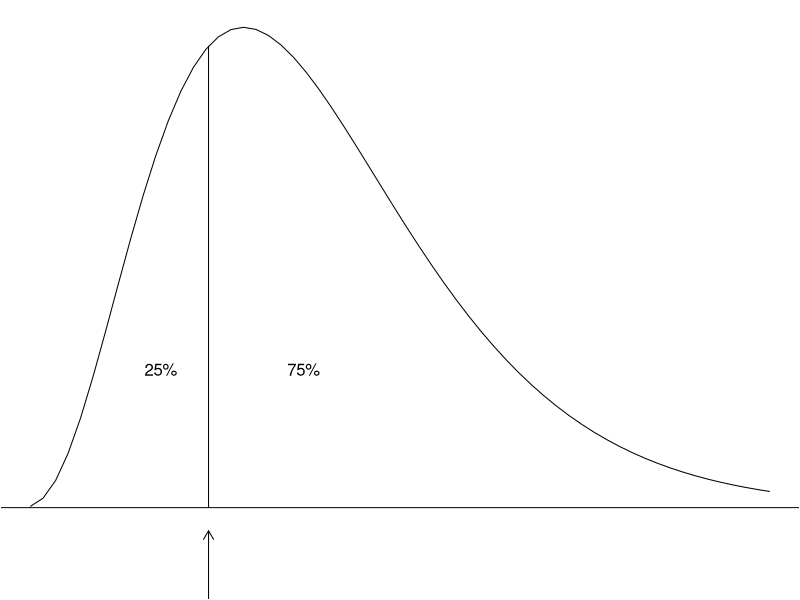
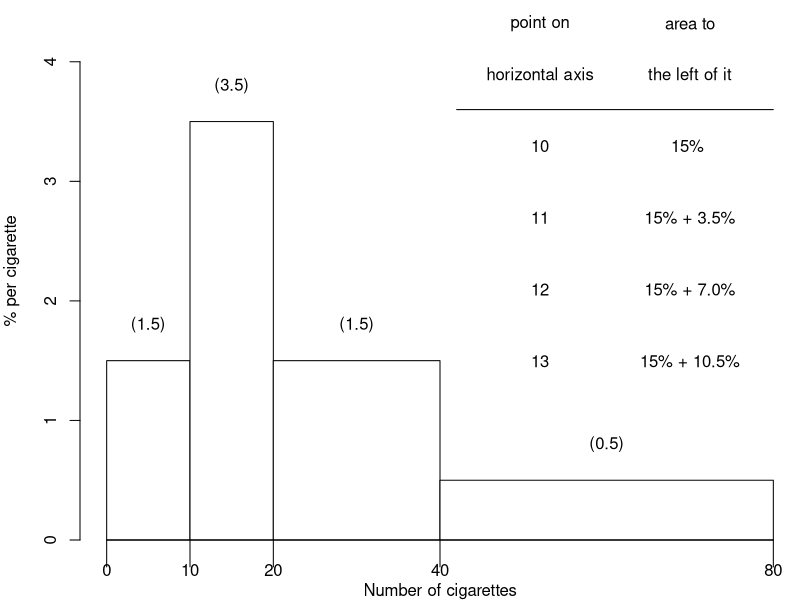
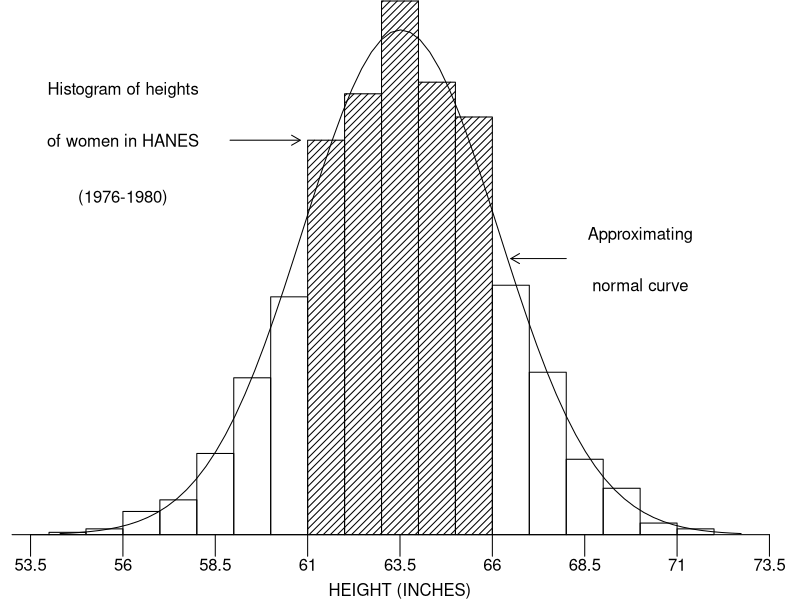
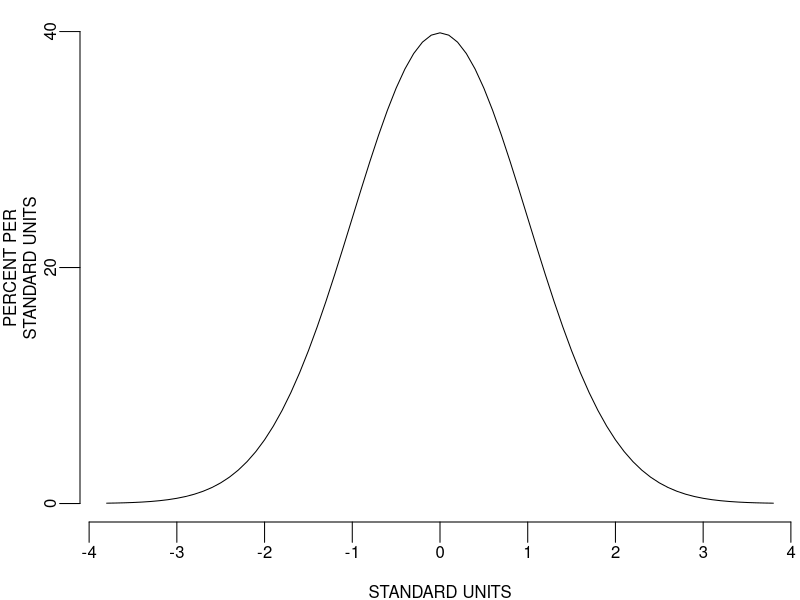
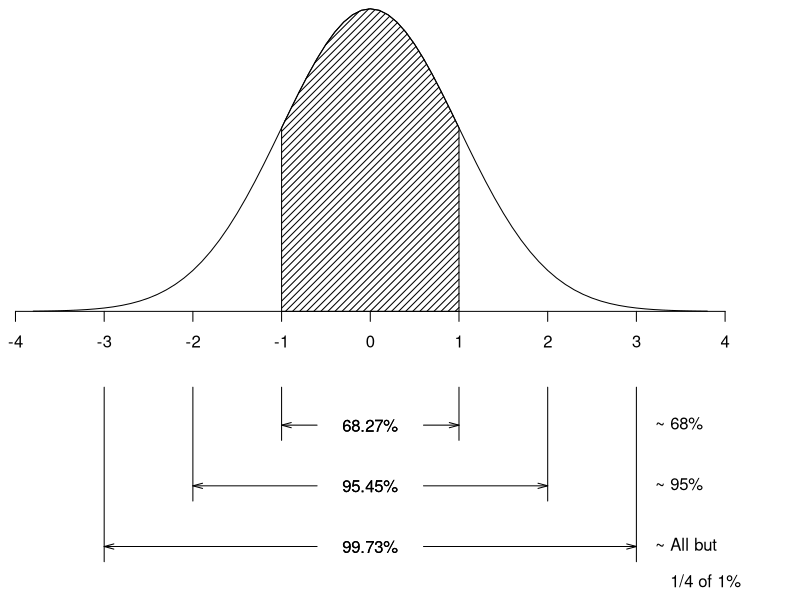
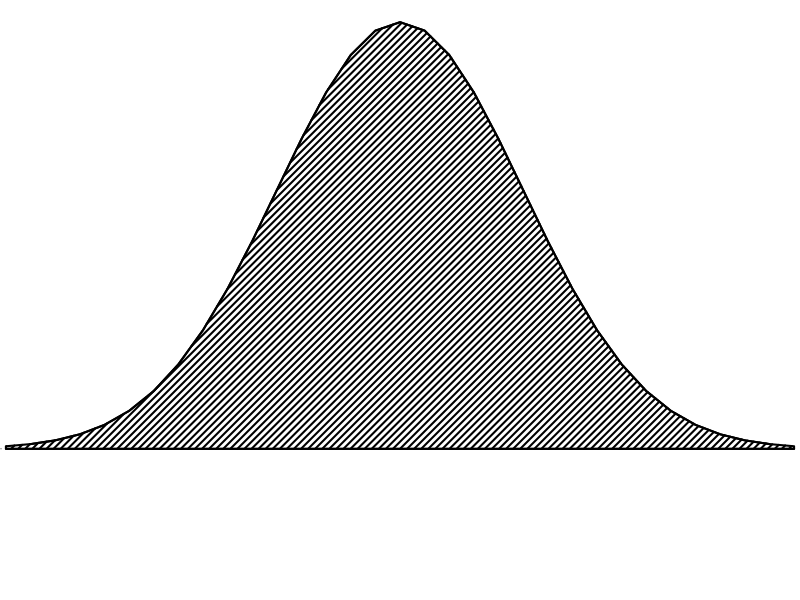
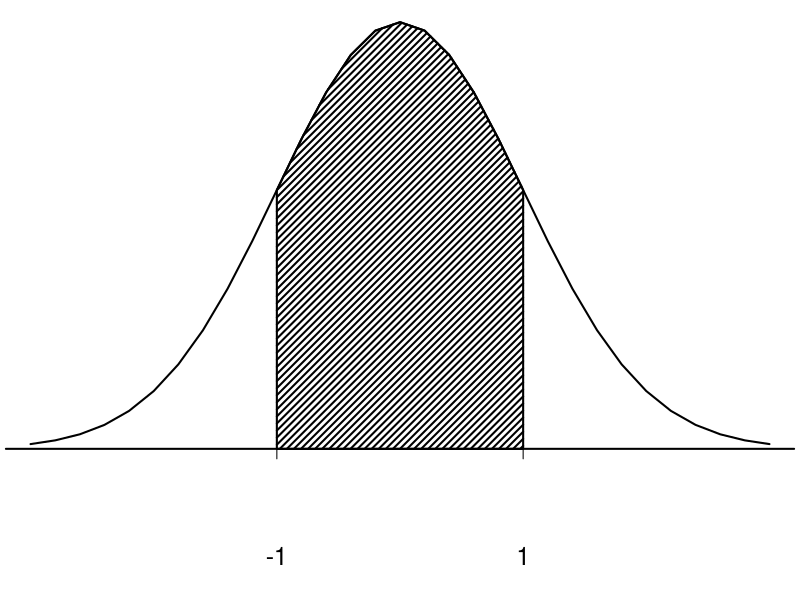
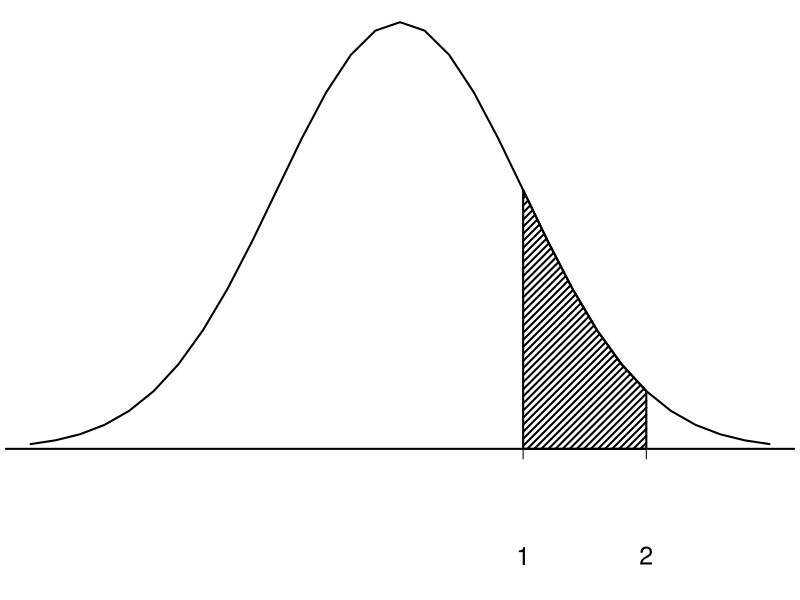

These charts were generated, in order, by the following R code:
x = (1:60)/6
s = 4
Q1 = qgamma(.25,shape=s)
h = dgamma(Q1,shape=s)
pdf("25Percentile.pdf",width=5,height=1.25)
par(mai=rep(.01,4))
plot(x,dgamma(x,shape=s),type="l",xlab="",ylab="",axes=F,ylim=c(-h*.15,h*1.05))
abline(h=0)
lines(rep(Q1,2),c(0,h))
arrows(Q1,-h*.25,Q1,-h*.05,length=0.1)
text(c(.75,1.5)*Q1,rep(.3,2)*h,c("25%","75%"))
dev.off()
#========================
barh = c(1.5,3.5,1.5,0.5)
nc = c(0,10,20,40,80)
barw = nc[-1] - nc[-length(nc)]
pdf("smokingtab.pdf",width=6,height=2.8)
par(mai=c(.6,.8,.02,0))
x = barplot(height=barh,width=barw,space=0,col=0,ylim=c(0,4.5),ylab="% per cigarette")
axis(side=1,pos=0,at=nc,label=nc,tck=-0.05)
mtext("Number of cigarettes",side=1,line=2)
text(x,barh+.3,paste("(",barh,")",sep=""))
d = .6
st = 4.5
text(rep(52,6),st-c(.3,1:5)*d,labels=c("point on", "horizontal axis",10:13),cex=1)
text(rep(70,2),st-c(.3,1)*d,labels=c("area to", "the left of it"),cex=1)
text(rep(70,4),st-(2:5)*d,labels=paste("15%",c("","+ 3.5%","+ 7.0%","+ 10.5%")),cex=1)
lines(c(42,80),rep(st-1.5*d,2))
dev.off()
#========================
HANES = c(0,.1,.25,1,1.5,3.5,6.76,10.25,17,19,23,19.5,18,10.75,7,3.25,2,.5,.25)
HANES = HANES/sum(HANES)
m = sum(HANES*(54:72))+.5
s = sqrt(sum(HANES*(54:72-m+.5)^2))
x = (-35:35)/10
pdf("HANESh.pdf",width=6,height=2.5)
par(mai=c(.6,.01,.01,.01))
imp = c(rep(0,8),rep(1,5),rep(0,6))
barplot(height=HANES,space=0,axes=F,xlim=c(.5,20.5),density=imp*20,col=imp)
lines(x*s+m-54,dnorm(x)/s)
axis(side=1,pos=0,at=.5+(0:8)*2.5,label=53.5+(0:8)*2.5,tck=-0.04)
mtext("HEIGHT (INCHES)",side=1,line=2)
text(rep(17,2),c(1,0)*.015+HANES[14],labels=c("Approximating","normal curve"))
text(rep(3,3),c(1,0,-1.15)*.015+HANES[9],labels=c("Histogram of heights","of women in HANES","(1976-1980)"))
arrows(c(15,5.9),c(HANES[14]+.008,HANES[9]),c(13.5,7.8),c(HANES[14]+.008,HANES[9]),length=0.1)
dev.off()
#========================
x = (-38:38)/10
pdf("normal.pdf",width=5,height=2.2)
par(mai=c(.78,.8,.14,.0))
plot(x,100*dnorm(x),xlab="STANDARD UNITS",ylab="",type="l",axes=F)
axis(side=1,at=-4:4,label=-4:4,tck=-0.04)
axis(side=2,at=c(0,20,40),label=c(0,20,40),tck=-0.04)
mtext(side=2,"PERCENT PER",line=3)
mtext(side=2,"STANDARD UNITS",line=2)
dev.off()
#========================
x = (-38:38)/10
pdf("6895.pdf",width=5,height=3)
par(mai=c(.01,.01,.01,.01))
plot(x,100*dnorm(x),xlab="",ylab="",type="l",axes=F,ylim=c(-35,38),xlim=c(-3.83,4.5))
x0 = (-10:10)/10
polygon(c(x0[1],x0,x0[length(x0)]),c(0,100*dnorm(x0),0),density=20)
axis(side=1,pos=0,at=-4:4,label=-4:4)
d0=-15
d1=8
pox = c(1:3,-(1:3))
poy = rep(d0-(0:2)*d1,2)
text(rep(0,3),poy,paste(c(68.27,95.45,99.73),"%",sep=""))
text(rep(3.1,4),d0-c(0,1,2,2.6)*d1,c("~ 68%","~ 95%","~ All but","   1/4 of 1%"),pos=4)
d2=.6
arrows(c(rep(1,3),rep(-1,3))*d2,poy,pox,poy,angle=15,length=.1)
for(i in 1:6){lines(rep(pox[i],2),c(-10,poy[i]-2))}
dev.off()
#========================
NormPlot <- function(from, to, lab,pdffilename){
pdf(pdffilename,width=2,height=1.35)
par(mai=c(.01,.01,0,.01))
plot((-15:15)/5,dnorm((-15:15)/5),xlab="",ylab="",type="l",axes=F,lwd=2,ylim=c(-.3,1)*dnorm(0))
lines(c(-3.2,3.2),rep(0,2),lwd=2)
x = seq(from, to, by=.2)
polygon(c(from,x,to),c(0,dnorm(x),0),lwd=2,density=20)
axis(side=1,pos=0,at=lab,label=F)
text(lab,rep(-.25*dnorm(0),length(lab)),labels=lab,cex=1.5)
dev.off()
}
NormPlot(-3.2,3.2,c(-4),"normAll.pdf")
NormPlot(-1,1,c(-1,1),"normm11.pdf")
NormPlot( 1,2,c( 1,2),"norm12.pdf")
NormPlot(-2,2,c(-2,2),"normm22.pdf")
NormPlot( 1,3.2,c(1),"norm1i.pdf")
NormPlot( 2,3.2,c(2),"norm2i.pdf")
NormPlot(-1,2,c(-1,2),"normm12.pdf")
NormPlot(-1,0,c(-1,0),"normm10.pdf")
NormPlot( 0,2,c(0,2),"norm02.pdf")

pdf("normm11c.pdf",width=2,height=1.35)
par(mai=c(.01,.01,0,.01))
plot((-15:15)/5,dnorm((-15:15)/5),xlab="",ylab="",type="l",axes=F,lwd=2,ylim=c(-.3,1)*dnorm(0))
lines(c(-3.2,3.2),rep(0,2),lwd=2)
x=(5:16)/5
lab=c(-1,1)
polygon(c(x[1],x,x[length(x)]),c(0,dnorm(x),0),density=20,lwd=2)
polygon(-c(x[1],x,x[length(x)]),c(0,dnorm(-x),0),density=20,lwd=2)
axis(side=1,pos=0,at=lab,label=F)
text(lab,rep(-.25*dnorm(0),length(lab)),labels=lab,cex=1.5)
dev.off()
#========================
pdf("NormTab.pdf",width=2.7,height=1.35)
par(mai=c(.01,.01,0,.01))
plot((-15:15)/5,dnorm((-15:15)/5),xlab="",ylab="",type="l",axes=F,lwd=2,ylim=c(-.3,1)*dnorm(0),xlim=c(-5,3))
lines(c(-3.2,3.2),rep(0,2),lwd=2)
lab=c(-1.4,1.4)
from = -1.4
to = 1.4
x = seq(from, to, by=.2)
polygon(c(from,x,to),c(0,dnorm(x),0),density=20,lwd=2)
axis(side=1,pos=0,at=lab,label=F)
text(lab,rep(-.25*dnorm(0),length(lab)),labels=c("-z","z"),cex=1.5)
d = .2
text(-1.4,d,label="Area (percent)",pos=2)
arrows(-1.6,d,-.2,d,length=.05,lwd=2)
dev.off()
#========================
pdf("Norm3Q.pdf",width=2.6,height=1.35)
par(mai=c(.01,.01,0,.01))
plot((-15:15)/5,dnorm((-15:15)/5),xlab="",ylab="",type="l",axes=F,lwd=2,ylim=c(-.3,1)*dnorm(0),xlim=c(-4,4))
lines(c(-3.2,3.2),rep(0,2),lwd=2)
x=c((-16:3)/5,qnorm(.75))
polygon(c(x[1],x,qnorm(.75)),c(0,dnorm(x),0),density=20,lwd=2)
axis(side=1,pos=0,at=qnorm(.75),label=F)
text(qnorm(.75),-.25*dnorm(0),labels="?",cex=1.5)
d = .2
text(-1.4,d,label="Area 75%",pos=2)
arrows(-1.6,d,-.2,d,length=.05,lwd=2)
dev.off()
#========================
pdf("Norm3Q2.pdf",width=4,height=2)
par(mai=c(.01,.01,0,.01))
plot((-15:15)/5,dnorm((-15:15)/5),xlab="",ylab="",type="l",axes=F,lwd=2,ylim=c(-.28,1)*dnorm(0),xlim=c(-3.8,3.8))
lines(c(-3.2,3.2),rep(0,2),lwd=2)
x=c(-qnorm(.75),(-3:3)/5,qnorm(.75))
polygon(c(x[1],x,qnorm(.75)),c(0,dnorm(x),0),density=20,lwd=2)
axis(side=1,pos=0,at=c(-qnorm(.75),qnorm(.75)),label=F)
d = .15
s = .03
d3 = .35
ax0 = 1.6
ax1 = 1
text(c(-1,1)*qnorm(.75),rep(-.25*dnorm(0),2),labels=c("-?","?"),cex=1.5)
text( ax0,d+s,label="Step 1.",pos=4)
text( ax0,d-s,label="Area ______%",pos=4)
text(-ax0,d+s,label="Step 2.        ",pos=2)
text(-ax0,d-s,label="Area ______%",pos=2)
text(-.7,d3+s,label="Step 3.        ",pos=2)
text(-.7,d3-s,label="Area ______%",pos=2)
text(qnorm(.75),-.12*dnorm(0),label="Step 4.        ",pos=4)
text(qnorm(.75),-.27*dnorm(0),label=" = ______",pos=4)
arrows(c(-ax0,ax0,-.7),c(d,d,d3),c(-ax1,ax1,-.1),c(d,d,d3),length=.05,lwd=2)
dev.off()

#========================
pdf("SU.pdf",width=6,height=1.2)
par(mai=c(.2,.0,.0,.0))
plot(-3:3,rep(0,7),type="n",axes=F,ylab="",xlab="",xlim=c(-5,5.1),ylim=c(-0.22,1.25))
axis(side=1,pos=0,at=c(-1,0,2),label=c(-1,0,2),tick=F,col.axis=2)
axis(side=1,pos=0,at=c(-3,-2.4,-2:3),label=c("","-2.4",rep("",6)),tck=-0.1)
axis(side=1,pos=1,at=-2.4,label=57.5,tck=-0.1,col=2,col.axis=2)
axis(side=1,pos=1,at=-3:3,label=c("","",61,63.5,"",68.5,""),tck=-0.1)
x = c(-2.4,-1,0,2)
yu = .35
yl = .1
arrows(x,c(yl,rep(yu,3)),x,c(yu,rep(yl,3)),length=.05)
lh = .15
mk = 3.05
text(rep( mk,2),c(1,0)+lh,labels=paste("Average = ",c("63.5\"","0")),pos=4)
text(rep(-mk,2),c(1,0)+lh,labels=c("Height","Standard Units"),pos=2)
text(rep( mk,2),c(1,0)-lh,labels=paste("SD = ",c("2.5\"","1")),pos=4)
text(rep(-mk,2),c(1,0)-lh,labels=c("(inches)","(Dimensionless)"),pos=2)
dev.off()
#========================
HANES = c(0,.1,.25,1,1.5,3.5,6.76,10.25,17,19,23,19.5,18,10.75,7,3.25,2,.5,.25)
HANES = HANES[3:18]/sum(HANES[3:18])
m = sum(HANES*(55:70))+.5
s = sqrt(sum(HANES*(55:70-m+.5)^2))
x = (-30:30)/10
pdf("NorApp.pdf",width=6,height=2)
par(mai=c(.02,.01,.01,.01))
imp = c(rep(0,6),rep(1,7),rep(0,3))
d2 = 0.12
barplot(height=HANES,space=0,axes=F,xlim=8.5+c(-5,5.1)*2.5,ylim=c(-d2,.162),col=imp,density=imp*20)
lines(x*s+8.5,dnorm(x)/s)
polygon(c(13,13,13.5,13.5),c(0,HANES[14],HANES[14],0),density=20,border=NA)
d1 = d2*.73
d = d1/4
x0 = c(-1,0,2)
axis(side=1,pos=0,at=8.5+(-3:3)*2.5,label=F,tck=-0.04)
axis(side=1,pos=d1/5,at=8.5+x0*2.5,label=63.5+x0*2.5,tick=F)
axis(side=1,pos=-d1,at=8.5+(-3:3)*2.5,label=F,tck=-0.04)
axis(side=1,pos=-d1+d1/5,at=8.5+x0*2.5,label=x0,tick=F)
arrows(8.5+2.5*x0,rep(-.55*d1,3),8.5+2.5*x0,rep(-.9*d1,3),length=.1,angle=15)
lh = d1*.15
mk = 3.05*2.5
text(rep(8.5+mk,2),c(0,-d1)+lh,labels=paste("Average = ",c("63.5\"","0")),pos=4)
text(rep(8.5-mk,2),c(0,-d1)+lh,labels=c("Height","Standard Units"),pos=2)
text(rep(8.5+mk,2),c(0,-d1)-lh,labels=paste("SD = ",c("2.5\"","1")),pos=4)
text(rep(8.5-mk,2),c(0,-d1)-lh,labels=c("(inches)","(Dimensionless)"),pos=2)
dev.off()
#========================
pdf("NorApp2.pdf",width=5,height=2.3)
par(mai=c(.02,.01,.01,.01))
x = (-15:15)/5
plot(x,dnorm(x)/dnorm(0)*.6,axes=F,xlim=c(-2.75,5.3),ylim=c(-1.3,.95*.6),type="l")
lines(c(-3,3),rep(0,2))
x1 = (-15:(-5))/5
polygon(c(x1[1],x1,x1[length(x1)]),c(0,dnorm(x1)/dnorm(0)*.6,0),density=20)
d1 = .6
d = d1/4
x0 = c(-1,0)
lines(c(-3,3),rep(-d1,2))
axis(side=1,pos=0,  at=x0,label=c(66,69))
axis(side=1,pos=-d1,at=x0,label=F)
arrows(x0,rep(-.55*d1,3),x0,rep(-.9*d1,3),length=.1,angle=15)
lh = d1/8
mk = 3
text(rep(mk,2),c(lh,-lh),labels=c("Height (inches)", "Ave = 69\", SD = 3\""),pos=4)
text(mk,-d1,labels="Standard units",pos=4)
text(0,-1.3,labels="Answer = 16% (see page Ch05 - 10)")
arrows(-1.8,.2,-1.2,.2,length=.05)
text(-1.8,.2,labels="?",pos=2)
dev.off()
#========================
pdf("NorApp3.pdf",width=5,height=1.8)
par(mai=c(.02,.01,.01,.01))
x = (-15:15)/5
plot(x,dnorm(x)/dnorm(0)*.6,axes=F,xlim=c(-2.75,5.3),ylim=c(-.8,.95*.6),type="l")
lines(c(-3,3),rep(0,2))
x1 = c(qnorm(.95),(9:15)/5)
polygon(c(x1[1],x1,x1[length(x1)]),c(0,dnorm(x1)/dnorm(0)*.6,0),density=20)
d1 = .7
d = d1/4
x0 = c(-1,0,1)*qnorm(.95)
lines(c(-3,3),rep(-d1,2))
axis(side=1,pos=0,  at=x0,label=c("","69","?"))
axis(side=1,pos=-d1,at=x0,label=F)
arrows(x0[3],rep(-.9*d1,1),x0[3],rep(-.5*d1,1),length=.1,angle=15)
lh = d1/10
mk = 3
text(rep(mk,2),c(lh,-lh),labels=c("Height (inches)", "Ave = 69\", SD = 3\""),pos=4)
text(mk,-d1,labels="Standard units",pos=4)
arrows(2.3,.22*.6,1.8,.08*.6,length=.05)
text(2.2,.25*.6,labels="5%",pos=4)
dev.off()
#========================
pdf("NorApp4.pdf",width=5,height=1.8)
par(mai=c(.02,.01,.01,.01))
x = (-15:15)/5
plot(x,dnorm(x)/dnorm(0)*.6,axes=F,xlim=c(-2.75,5.3),ylim=c(-.8,.95*.6),type="l")
lines(c(-3,3),rep(0,2))
x1 = c(qnorm(.95),(9:15)/5)
d1 = .7
d = d1/4
x0 = 0
lines(c(-3,3),rep(-d1,2))
axis(side=1,pos=0,  at=x0,label="Ave")
axis(side=1,pos=-d1,at=x0,label="0")
lh = d1/10
mk = 3
text(rep(mk,2),c(lh,-lh),labels=c("Name? (units?)", "Ave = ?, SD = ?"),pos=4)
text(mk,-d1,labels="Standard units",pos=4)
dev.off()
